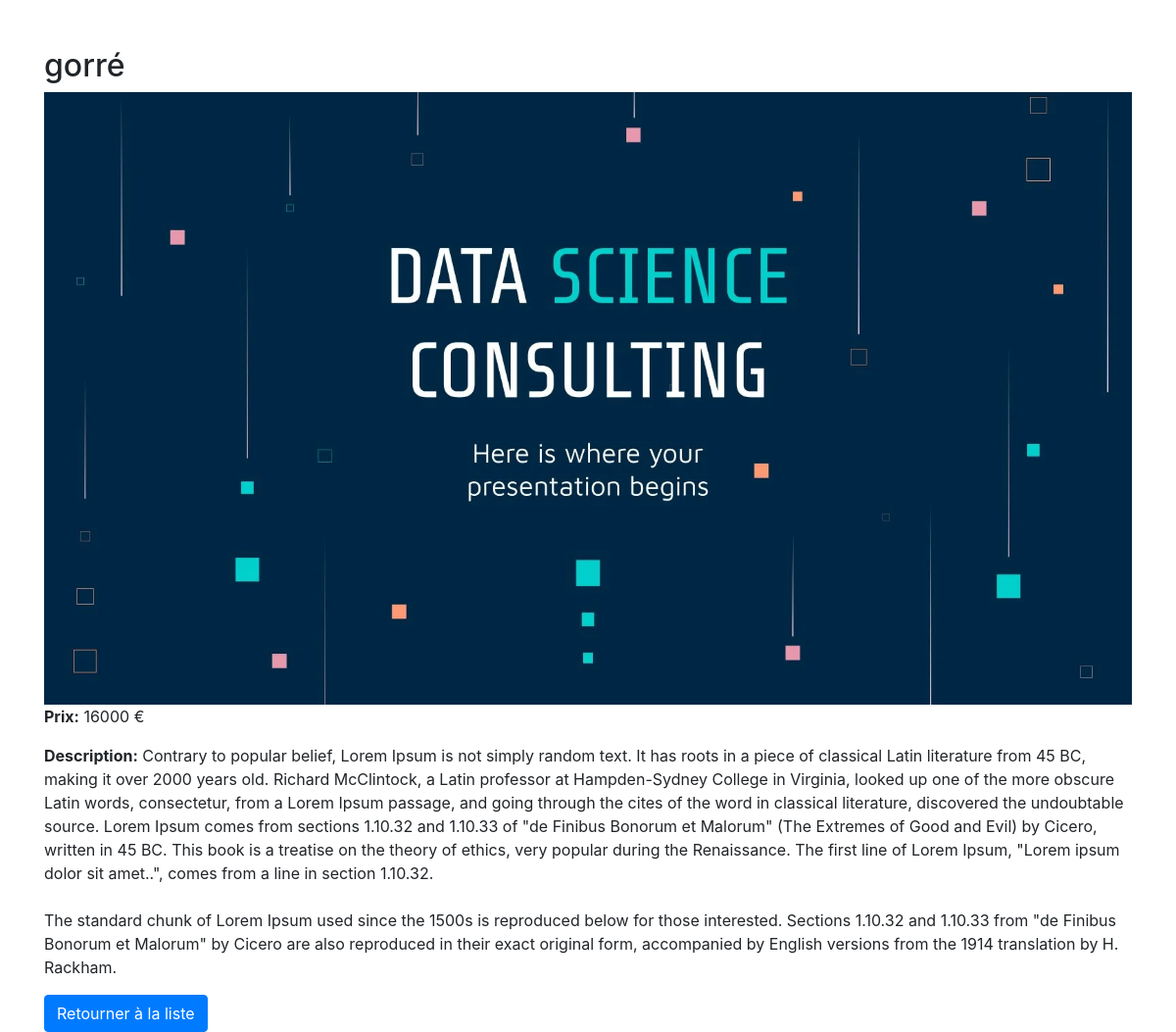
The page /admin/view_destination.php?id=2 (signed in) on the database its author committed.
### tables this page shows
CREATE TABLE `destinations` (
  `id` int(11) UNSIGNED NOT NULL,
  `title` varchar(255) NOT NULL,
  `photo` varchar(255) NOT NULL,
  `price` int(11) NOT NULL,
  `description` text NOT NULL,
  `created_at` timestamp NOT NULL DEFAULT current_timestamp()
);

### admin/view_destination.php (the view, shortened to what this page needs)
<?php
include('../config/db.php');
if (isset($_GET['id'])) {
  $destination_id = $_GET['id'];
  $sql = "SELECT * FROM destinations WHERE id = :id";
  $stmt = $conn->prepare($sql);
  $stmt->bindParam(':id', $destination_id);
  $stmt->execute();
  $destination = $stmt->fetch(PDO::FETCH_ASSOC);
} else {
  header("Location: manage_destinations.php");
}
?>
<!DOCTYPE html>
<html lang="fr">
<head>
  <link rel="stylesheet" href="https://stackpath.bootstrapcdn.com/bootstrap/4.3.1/css/bootstrap.min.css">
</head>
<body>
  <div class="container mt-5">
    <h2><?php echo htmlspecialchars($destination['title']); ?></h2>
    <img src="../uploads/<?php echo htmlspecialchars($destination['photo']); ?>" class="img-fluid"
      alt="Photo de la destination">
    <p><strong>Prix:</strong> <?php echo htmlspecialchars($destination['price']); ?> €</p>
    <p><strong>Description:</strong> <?php echo nl2br(htmlspecialchars($destination['description'])); ?></p>
    <a href="manage_destinations.php" class="btn btn-primary">Retourner à la liste</a>
  </div>
</body>
</html>

### rows shown on the page
destinations: title "gorré", photo (picture), price "16000", description "Contrary to popular belief, Lorem Ipsum is not simply random text. It has roots in a piece of classical Latin literature from 45 BC, making it over 2000 years old. Richard McClintock, a Latin professor at Hampden-Sydney College in Virginia, looked up one of the more obscure Latin words, consectetur, from a Lorem Ipsum passage, and going through the cites of the word in classical literature, discovered the undoubtable source. Lorem Ipsum comes from sections 1.10.32 and 1.10.33 of \"de Finibus Bonorum et Malorum\" (The Extremes of Good and Evil) by Cicero, written in 45 BC. This book is a treatise on the theory of ethics, very popular during the Renaissance. The first line of Lorem Ipsum,…"
